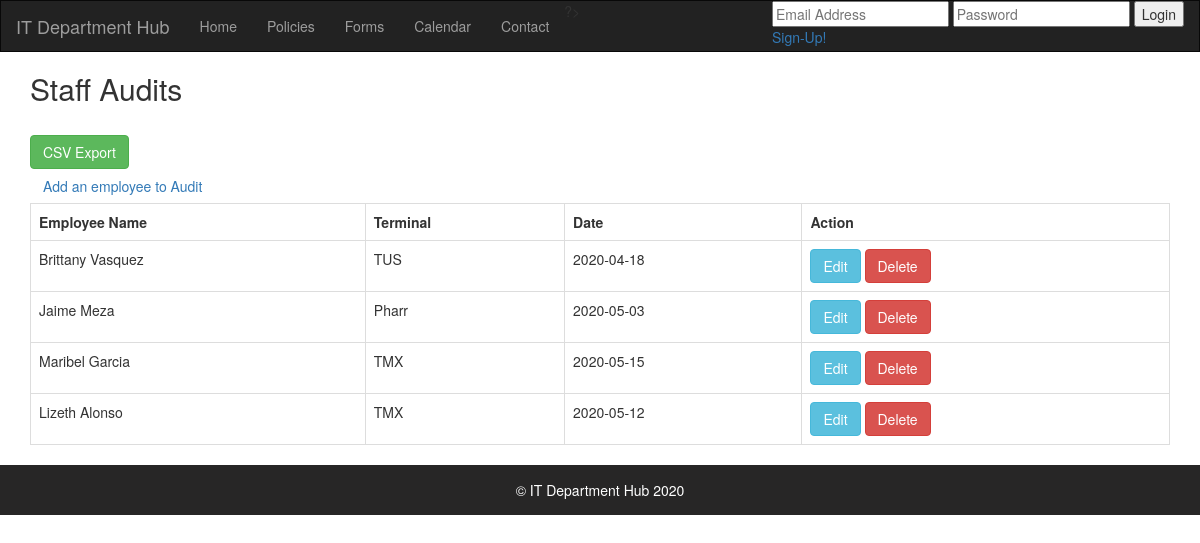
Page /staffaudits.php on the committed database.
### tables this page shows
CREATE TABLE IF NOT EXISTS `audits` (
  `id` int(11) NOT NULL AUTO_INCREMENT,
  `name` varchar(100) NOT NULL,
  `terminal` varchar(100) NOT NULL,
  `date` date NOT NULL,
  PRIMARY KEY (`id`)
);

### staffaudits.php (the view, shortened to what this page needs)
<?php
require 'includes/dbconnect.php';
$result = $conn->query("SELECT * FROM audits") or die($conn->error);
?>
<?php require 'header.php'; ?>
<div class="container">
    <div class="card mt-5">
        <div class="card-header">
            <h2>Staff Audits</h2><br>
            <form method = "post" action="includes/exportaudits.php">
            <input type="submit" class = "btn btn-success" name="export" value="CSV Export" />
        </form>
            <a href="includes/addaudit.php" class="btn btn-outline-primary" role="button" aria-pressed="true">Add an employee to Audit</a><br>
        </div>
        <div class="card-body">
        <table class="table table-bordered">
            <tr>
                <th>Employee Name</th>
                <th>Terminal</th>
                <th>Date</th>
                <th>Action</th>
            </tr>
            <?php while($row = $result->fetch_assoc()): ?>
            <tr>
                <td><?php echo $row['name']; ?></td>
                <td><?php echo $row['terminal']; ?></td>
                <td><?php echo $row['date']; ?></td>
                <td>
                    <a href="includes/updateaudit.php?edit=<?php echo $row['id']; ?>" class="btn btn-info">Edit</a>
                    <a onclick="return confirm('Do you want to delete this entry?')" href="includes/deleteaudit.php?delete=<?php echo $row['id']; ?>" class="btn btn-danger">Delete</a>
                </td>
            </tr>
            <?php endwhile; ?>
        </table>
        </div>
    </div>
</div>
<?php
    include('footer.php');
?>

### rows in the picture
audits: name "Brittany Vasquez", terminal "TUS", date "2020-04-18"
audits: name "Jaime Meza", terminal "Pharr", date "2020-05-03"
audits: name "Maribel Garcia", terminal "TMX", date "2020-05-15"
audits: name "Lizeth Alonso", terminal "TMX", date "2020-05-12"
